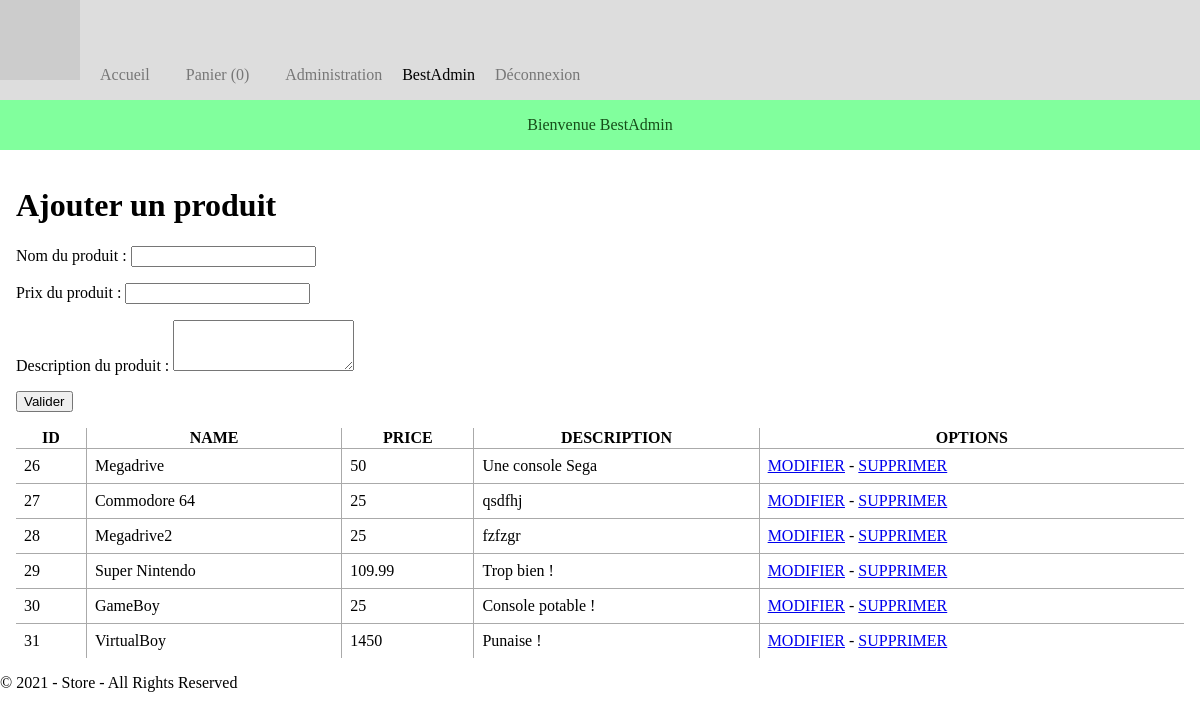
Screenshot of /?ctrl=admin (signed in) with the database file from the repository.
### tables this page shows
CREATE TABLE IF NOT EXISTS `product` (
  `id` int(11) NOT NULL AUTO_INCREMENT,
  `name` varchar(255) NOT NULL,
  `description` text NOT NULL,
  `price` float NOT NULL,
  `image` varchar(255) DEFAULT NULL,
  `available` tinyint(1) DEFAULT '1',
  `stock` int(11) DEFAULT NULL,
  `uniqueOrder` tinyint(1) DEFAULT '0',
  PRIMARY KEY (`id`)
);

### index.php (called while the page is built, shortened)
<?php
require "service/Router.php";
$response = Router::handleRequest();
$page = $response !== false ? $response["view"] : Router::NOT_FOUND;
include($page);
require(VIEW_PATH."layout.php");

### service/Router.php (called while the page is built, shortened)
<?php
require "service/Session.php";
abstract class Router
{
    public static function handleRequest()
    {
        $ctrl = filter_input(INPUT_GET, "ctrl", FILTER_SANITIZE_STRING) ?? DEFAULT_CTRL;
        $action = filter_input(INPUT_GET, "action", FILTER_SANITIZE_STRING) ?? DEFAULT_METHOD;
        $id = filter_input(INPUT_GET, "id", FILTER_VALIDATE_INT) ?? null;
        $ctrlName = ucfirst($ctrl)."Controller";
        $ctrlFile = "controller/".$ctrlName.".php";
        if(file_exists($ctrlFile)){
            $controller = new $ctrlName();
            if(method_exists($controller, $action)){
                return $controller->$action($id);
            }
        }
        return false;
    }
}

### service/Session.php (called while the page is built, shortened)
<?php
abstract class Session
{
    public static function get($key)
    {
        if(isset($_SESSION[$key])){
            return $_SESSION[$key];
        }
        return null;
    }
}

### controller/AbstractController.php (called while the page is built, shortened)
<?php
abstract class AbstractController
{
    protected function render($view, $data = null)
    {
        return [
            "view" => VIEW_PATH.$view,
            "data" => $data
        ];
    }
    protected function isGranted($role)
    {
        $role = $role == "ROLE_USER" ? null : $role;
        return (Session::get("user") && Session::get("user")["role"] === $role);
    }
}

### controller/AdminController.php (called while the page is built, shortened)
<?php
require "controller/AbstractController.php";
require "model/ProductManager.php";
class AdminController extends AbstractController
{
    public function index()
    {
        $manager = new ProductManager();
        $products = $manager->findAll();
        return $this->render("admin/home.php", [
            "products" => $products
        ]);
    }
}

### model/AbstractManager.php (called while the page is built, shortened)
<?php
abstract class AbstractManager
{
    private static $connexion;
    protected static function connect()
    {
        self::$connexion = new \PDO(
            "mysql:dbname=store;host=localhost:3306",
            "root",
            "",
            [
                \PDO::ATTR_DEFAULT_FETCH_MODE => \PDO::FETCH_ASSOC,
                \PDO::ATTR_ERRMODE            => \PDO::ERRMODE_EXCEPTION,
                \PDO::MYSQL_ATTR_INIT_COMMAND => 'SET NAMES UTF8'
            ]
        );
    }
    protected function executeQuery($sql, $params = null)
    {
        $stmt = self::$connexion->prepare($sql);
        $stmt->execute($params);
        return $stmt;
    }
}

### model/ProductManager.php (called while the page is built, shortened)
<?php
require_once "model/AbstractManager.php";
class ProductManager extends AbstractManager
{
    public function findAll()
    {
        $stmt = $this->executeQuery(
            "SELECT * FROM product"
        );
        return $stmt->fetchAll();
    }
}

### view/admin/home.php (the view, shortened to what this page needs)
<?php
    $products = $response["data"]["products"];
?>
    <h1>Ajouter un produit</h1>
    <form action="?ctrl=admin&action=addProduct" method="post">
        <p>
            <label>
                Nom du produit :
                <input type="text" name="name" value="">
            </label>
        </p>
        <p>
            <label>
                Prix du produit :
                <input type="number" step="any" name="price" value="">
            </label>
        </p>
        <p>
            <label>
                Description du produit :
                <textarea name="descr" rows=3></textarea>
            </label>
        </p>
        <p>
            <input type="submit" value="Valider">
        </p>
    </form>
    <table>
        <thead>
            <tr>
                <th>ID</th>
                <th>NAME</th>
                <th>PRICE</th>
                <th>DESCRIPTION</th>
                <th>OPTIONS</th>
            </tr>
        </thead>
        <tbody>
            <?php
            foreach($products as $prod){
            ?>
            <tr>
                <td><?= $prod["id"] ?></td>
                <td><?= $prod["name"] ?></td>
                <td><?= $prod["price"] ?></td>
                <td><?= $prod["description"] ?></td>
                <td>
                    <a href="admin.php?id=<?= $prod["id"] ?>">MODIFIER</a> -
                    <a href="db-traitement.php?action=deleteProd&id=<?= $prod['id'] ?>"
                        onclick="confirmDelete('<?= $prod['name'] ?>')">
                        SUPPRIMER
                    </a>
                </td>
            </tr>
            <?php
            }
            ?>
        </tbody>
    </table>

### public/css/style.css (style rules this page uses)
* { box-sizing: border-box; }
body { margin: 0; min-height: 100vh; }
table { width: 100%; border-collapse: collapse; }
thead tr, tbody tr:not(tbody tr:last-child) { border-bottom: 1px solid #aaa; }
td { padding: 0.5em; }
th:not(th:last-child), td:not(td:last-child) { border-right: 1px solid #aaa; }

### rows the page displays
product: id "26", name "Megadrive", price "50", description "Une console Sega"
product: id "27", name "Commodore 64", price "25", description "qsdfhj"
product: id "28", name "Megadrive2", price "25", description "fzfzgr"
product: id "29", name "Super Nintendo", price "109.99", description "Trop bien !"
product: id "30", name "GameBoy", price "25", description "Console potable !"
product: id "31", name "VirtualBoy", price "1450", description "Punaise !"

### other values shown
getFullQtt() "0"
$user['username'] "BestAdmin"
$message['msg'] "Bienvenue BestAdmin"
